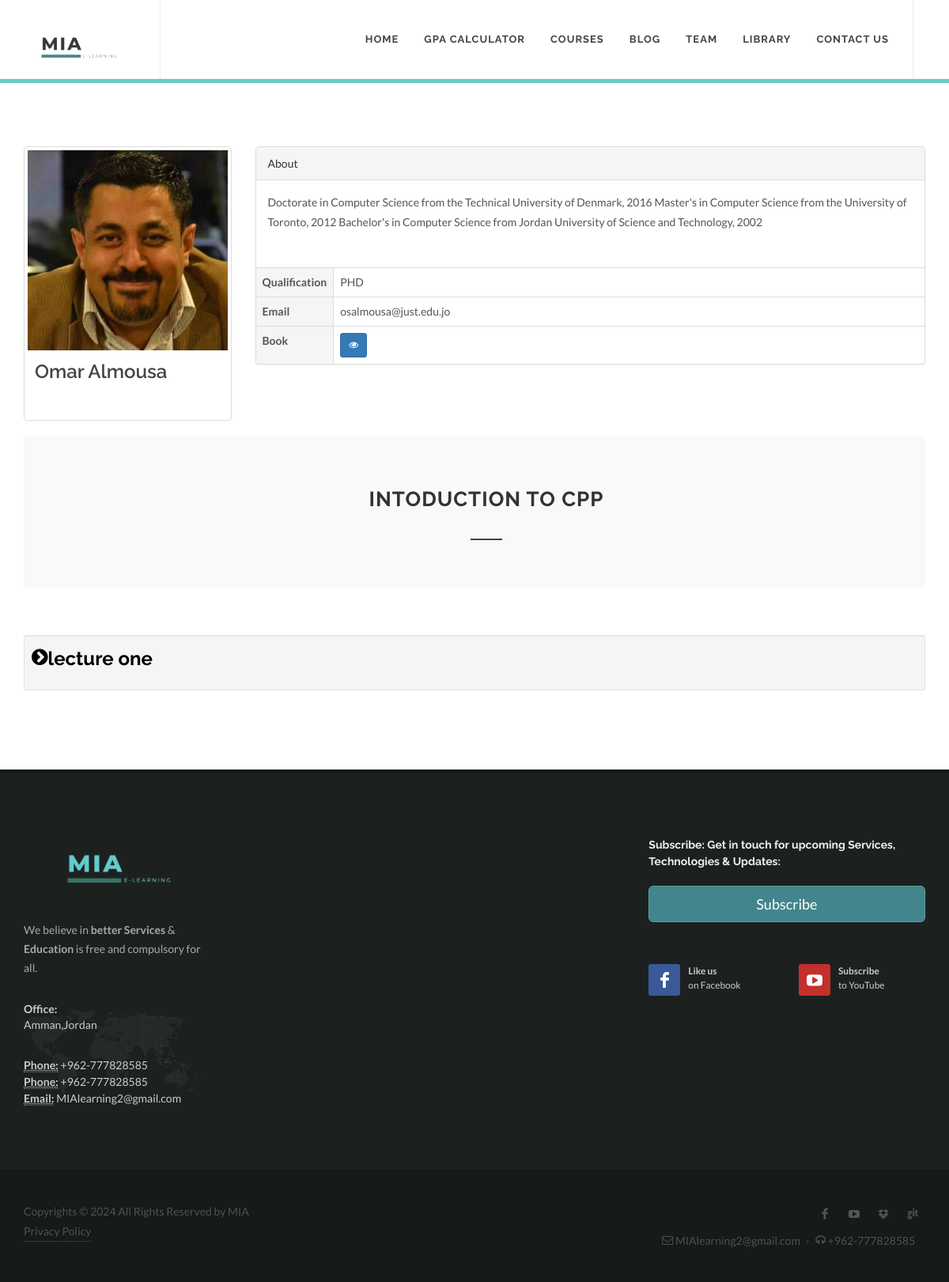
The app's page /lecture.php?id=2 with its own data.
### tables this page shows
CREATE TABLE `teacher` (
  `id` int(11) NOT NULL,
  `name` varchar(255) NOT NULL,
  `mail` varchar(255) NOT NULL,
  `phone` varchar(20) NOT NULL,
  `image` varchar(255) NOT NULL,
  `qualification` varchar(255) NOT NULL,
  `description` text NOT NULL
);

CREATE TABLE `course` (
  `id` int(11) NOT NULL,
  `name` text NOT NULL,
  `cover` varchar(255) NOT NULL,
  `description` text NOT NULL,
  `categorieId` int(11) NOT NULL,
  `instructorId` int(11) NOT NULL,
  `bookId` int(11) NOT NULL
);

CREATE TABLE `content` (
  `id` int(11) NOT NULL,
  `content` text NOT NULL,
  `courseId` int(11) NOT NULL,
  `lectureName` text NOT NULL
);

### lecture.php (the view)
<?php
	if(isset($_GET['id'])){
		$courseId = $_GET['id'];
	} else {
		header("Location: course.php");
	}
include("header.php"); ?>
		<div id="page-menu">
			<div id="page-menu-wrap">
			</div>
		</div>
		<section id="content">
			<div class="content-wrap">
				<div class="container clearfix">
				<?php
					if(isset($courseId)){
						$query = "SELECT * FROM `course` WHERE id='$courseId'";
        				$result = mysqli_query($connection, $query);
       					if(mysqli_num_rows($result) > 0){
         					while( $row = mysqli_fetch_assoc($result) ){
         					 	$teacherId = $row['instructorId'];
         					 	$courseName = $row['name'];
         					 	$book =$row['bookId'];
         					}
         				} else{
         					echo '<script type="text/javascript">
           						window.location = "course.php"
      						</script>';
         				}
					}
					if(isset($teacherId)){
						$query = "SELECT * FROM `teacher` WHERE id='$teacherId'";
        				$result = mysqli_query($connection, $query);
       					if(mysqli_num_rows($result) > 0){
         					while( $row = mysqli_fetch_assoc($result) ){
         					 	$teacherName = $row['name'];
         					 	$teacherMail = $row['mail'];
         					 	$teacherPic = $row['image'];
         					 	$teacherQ = $row['qualification'];
         					 	$teacherDes = $row['description'];
         					}
         				}else{
         					echo '<script type="text/javascript">
           						window.location = "course.php"
      						</script>';
         				}
					}
				?>
				<div class="nobottommargin clearfix">
				<div class="row">
					<div class="">
						<div class="col-xs-6 col-sm-3">
    						<div class="thumbnail">
      							<img src="gotoep/images/instructor/<?php echo $teacherPic; ?>" alt="Instructor">
      								<div class="caption">
        							<h3><?php echo $teacherName; ?></h3>
      							</div>
    						</div>
						</div>
						<div class="col-md-9">
							<div class="panel panel-default">
  								<div class="panel-heading">About</div>
  								<div class="panel-body">
    								<p><?php echo $teacherDes; ?></p>
  								</div>
  								<table class="table table-bordered">
 						  		 <tr>
 						  		 	<th class="active" style="width: 50px;">Qualification</th>
 						  		 	<td><?php echo $teacherQ; ?></td>
 						  		 </tr>
 						  		 <tr>
 						  		 	<th class="active" style="width: 50px;">Email</th>
 						  		 	<td><?php echo $teacherMail; ?></td>
 						  		 </tr>
 						  		 <tr>
 						  		 	<th class="active" style="width: 50px;">Book</th>
 						  		 	<td><a href="courselibrary.php?BookId=<?php echo $book; ?>" type= "button" class="btn btn-primary btn-sm">
                					<span class="icon-eye-open"></span></a></td>
 						  		 </tr>
  								</table>
							</div>
						</div>
					</div>
				</div>
				<div class="section notopmargin notopborder">
					<div class="container clearfix">
						<div class="heading-block center nomargin">
							<h3><?php echo $courseName; ?></h3>
						</div>
					</div>
				</div>
				<?php
					if(isset($courseId)){
						$query = "SELECT * FROM `content` WHERE courseId='$courseId'";
        				$result = mysqli_query($connection, $query);
       					if(mysqli_num_rows($result) > 0){
         					while( $row = mysqli_fetch_assoc($result) ){
							echo '<div style="height: 70px; " class="well well-sm"><h3><strong><a style="color: #000000;" href="content.php?id='.$row["id"].'"> <i class="icon-chevron-sign-right"></i>'.$row["lectureName"].'</a></strong></h3></div>';
						}
					}else{
					echo "<h3 class='center'>Sorry, Content not available</h3>";
				}
			}
		?>
</div>
</div>
</div>
</section>
<?php include("footer.php"); ?>

### header.php (shortened to what this page needs)
<!DOCTYPE html>
<html dir="ltr" lang="en-US">
<head>
	<link rel="stylesheet" href="css/bootstrap.css" type="text/css" />
	<link rel="stylesheet" href="style.css" type="text/css" />
	<link rel="stylesheet" href="css/swiper.css" type="text/css" />
	<link rel="stylesheet" href="css/dark.css" type="text/css" />
	<link rel="stylesheet" href="css/font-icons.css" type="text/css" />
	<link rel="stylesheet" href="css/animate.css" type="text/css" />
	<link rel="stylesheet" href="css/magnific-popup.css" type="text/css" />
	<link rel="stylesheet" href="css/responsive.css" type="text/css" />
</head>
<body class="stretched">
	<div id="wrapper" class="clearfix">
		<header id="header" class=" full-header" data-sticky-class="not-dark">
			<div id="header-wrap">
				<div class="container clearfix">
					<div id="logo">
						<a href="index.php?pag=home" class="standard-logo" data-dark-logo="images/logo.png"><img src="images/logo.png" alt="MIA Logo"></a>
					</div>
					<nav id="primary-menu" class="dark">
						<ul>
							<li><a href="index.php?page=home"><div>Home</div></a></li>
							<li><a href="index.php?page=gpa"><div>Gpa Calculator</div></a></li>
							<li><a href="index.php?page=course"><div>Courses</div></a>
							</li>
							<li class="mega-menu"><a href="index.php?page=blog"><div>Blog</div></a> </li>
							<li><a href="index.php?page=team"><div>Team</div></a>
							</li>
							<li><a href="index.php?page=library"><div>Library</div></a></li>
							<li><a href="index.php?page=contact"><div>Contact Us</div></a> </li>
						</ul>
					</nav>
				</div>
			</div>
		</header>

### footer.php (shortened to what this page needs)
		<footer id="footer" class="dark">
			<div class="container">
				<div class="footer-widgets-wrap clearfix">
					<div class="col_two_third">
						<div class="col_one_third">
							<div class="widget clearfix">
								<img src="images/logo-footer.png" alt="" class="footer-logo">
								<p>We believe in <strong>better Services</strong> &amp; <strong>Education</strong> is free and compulsory for all.</p>
								<div style="background: url('images/world-map.png') no-repeat center center; background-size: 100%;">
									<address>
										<strong>Office:</strong><br>
										Amman,Jordan
									</address>
									<abbr title="Phone Number"><strong>Phone:</strong></abbr> +962-777828585<br>
									<abbr title="Phone Number"><strong>Phone:</strong></abbr> +962-777828585<br>
									<abbr title="Email Address"><strong>Email:</strong></abbr> MIAlearning2@gmail.com
								</div>
							</div>
						</div>
					</div>
					<div class="col_one_third col_last">
							<h5><strong>Subscribe:</strong> Get in touch for upcoming <strong>Services</strong>, <strong>Technologies</strong>  &amp;<strong> Updates</strong>:</h5>
							<a href="contact.php"><button class="btn btn-success btn-lg btn-block" type="submit">Subscribe</button></a>
						<div class="widget clearfix" style="margin-bottom: -20px;">
							<div class="row">
								<div class="col-md-6 clearfix bottommargin-sm">
									<a target="_blank" href="https://www.facebook.com/profile.php?viewas=100000686899395&id=61559916647246" class="social-icon si-dark si-colored si-facebook nobottommargin" style="margin-right: 10px;">
										<i class="icon-facebook"></i>
										<i class="icon-facebook"></i>
									</a>
									<a target="_blank" href="https://www.facebook.com/profile.php?viewas=100000686899395&id=61559916647246"><small style="display: block; margin-top: 3px;"><strong>Like us</strong><br>on Facebook</small></a>
								</div>
								<div class="col-md-6 clearfix">
									<a href="https://www.youtube.com/@MIALearning-un7ul" class="social-icon si-dark si-colored si-youtube nobottommargin" style="margin-right: 10px;">
										<i class="icon-youtube-play"></i>
										<i class="icon-youtube-play"></i>
									</a>
									<a href="#"><small style="display: block; margin-top: 3px;"><strong>Subscribe</strong><br>to YouTube</small></a>
								</div>
							</div>
						</div>
					</div>
				</div>
			</div>
			<div id="copyrights">
				<div class="container clearfix">
					<div class="col_half">
						Copyrights &copy; 2024 All Rights Reserved by MIA<br>
						<div class="copyright-links"> <a href="index.php?page=privacy">Privacy Policy</a> </div>
					</div>
					<div class="col_half col_last tright">
						<div class="fright clearfix">
							<a target="_blank" href="https://www.facebook.com/profile.php?viewas=100000686899395&id=61559916647246" class="social-icon si-small si-borderless si-facebook">
								<i class="icon-facebook"></i>
								<i class="icon-facebook"></i>
							</a>
							<a target="_blank" href="https://www.youtube.com/@MIALearning-un7ul" class="social-icon si-small si-borderless si-youtube">
								<i class="icon-youtube-play"></i>
								<i class="icon-youtube-play"></i>
							</a>
							<a target="_blank" href="https://www.dropbox.com/home" class="social-icon si-small si-borderless si-dropbox">
								<i class="icon-dropbox2"></i>
								<i class="icon-dropbox2"></i>
							</a>
							<a target="_blank" href="https://github.com/MIA02learning" class="social-icon si-small si-borderless si-github">
								<i class="icon-github"></i>
								<i class="icon-github"></i>
							</a>
						</div>
						<i class="icon-envelope2"></i> MIAlearning2@gmail.com <span class="middot">&middot;</span> <i class="icon-headphones"></i> +962-777828585 <span class="middot"></span>
					</div>
				</div>
			</div>
		</footer>
	</div>
</body>
</html>

### css/dark.css (style rules this page uses)
.dark, .dark h1, .dark h2, .dark h3, .dark h4, .dark h5, .dark h6 { color: #EEE; }
.dark .social-icon { color: #DDD !important; border-color: #DDD; }
.dark #footer .social-icon.si-borderless, #footer.dark .social-icon.si-borderless { color: #555 !important; }
.dark .si-dark { background-color: rgba(0,0,0,0.2); color: #DDD !important; border-color: transparent; }
.dark .social-icon i:last-child { color: #FFF !important; }
#footer.dark, .dark #footer { background-color: #1C2120; color: #CCC; border-top-color: rgba(0,0,0,0.2); }
.dark #copyrights { background-color: rgba(0,0,0,0.2); color: rgba(255,255,255,0.25); text-shadow: 1px 1px 1px rgba(0,0,0,0.1); }
.dark .copyright-links a { color: rgba(255,255,255,0.25); border-bottom-color: rgba(255,255,255,0.25); }
.dark .footer-widgets-wrap a { color: #CCC; }
.dark .widget p { opacity: 0.8; }

### records on screen
teacher: image (picture), name "Omar Almousa", description "Doctorate in Computer Science from the Technical University of Denmark, 2016 Master's in Computer Science from the University of Toronto, 2012 Bachelor's in Computer Science from Jordan University of Science and Technology, 2002", qualification "PHD", mail "osalmousa@just.edu.jo"
course: name "INTODUCTION TO CPP"
content: lectureName "lecture one"
